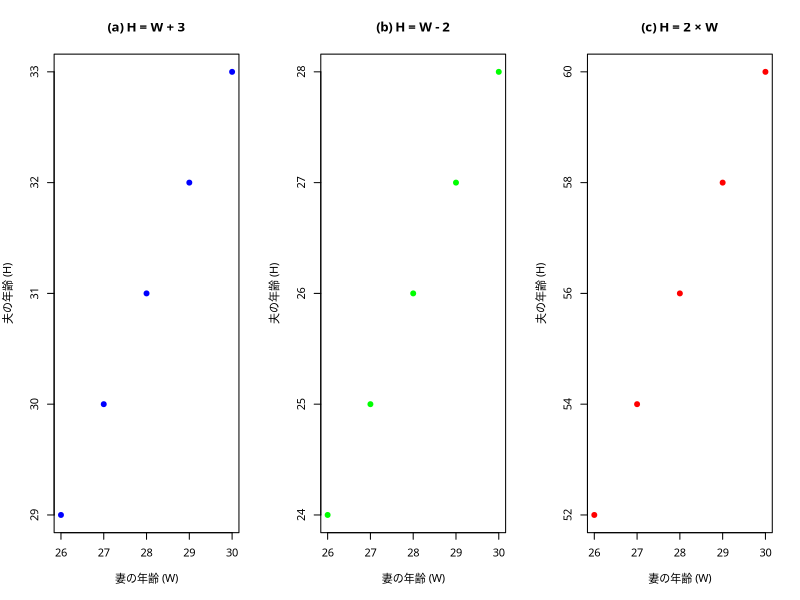

Here is the R script that generated this plot:
## ---- chunk 1
# 女性の年齢を定義
female_ages <- c(26, 27, 28, 29, 30)

# (a) 年齢H = 年齢W + 3
male_ages_a <- female_ages + 3

# (b) 年齢H = 年齢W - 2
male_ages_b <- female_ages - 2

# (c) 年齢H = 2 × 年齢W
male_ages_c <- 2 * female_ages

# 散布図を描画
par(mfrow = c(1, 3)) # 1行3列のプロットレイアウト

# 日本語フォントの設定
par(family = "HiraginoSans-W3")

# (a) の散布図
plot(female_ages, male_ages_a, main = "(a) H = W + 3", xlab = "妻の年齢 (W)", ylab = "夫の年齢 (H)", pch = 19, col = "blue")

# (b) の散布図
plot(female_ages, male_ages_b, main = "(b) H = W - 2", xlab = "妻の年齢 (W)", ylab = "夫の年齢 (H)", pch = 19, col = "green")

# (c) の散布図
plot(female_ages, male_ages_c, main = "(c) H = 2 × W", xlab = "妻の年齢 (W)", ylab = "夫の年齢 (H)", pch = 19, col = "red")
